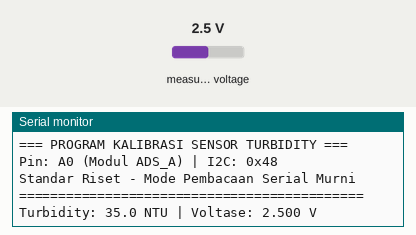
This sketch was run on a simulated ESP32. On the bench: the last lines printed to the serial monitor. The test bench sets the inputs (shaded band); at power-on: measured voltage 2.5 V.

Above: at 2.7 s.
2.8 s: measured voltage set to 0.1 V
At 4.1 s:
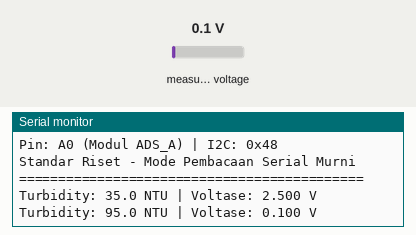
4.3 s: measured voltage set to 1.2 V
At 5.2 s:
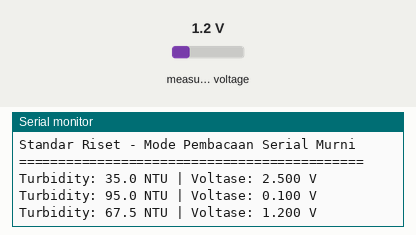
Timing chart, 0 to 7.3 s (numbered marks = the images above; inputs shaded):
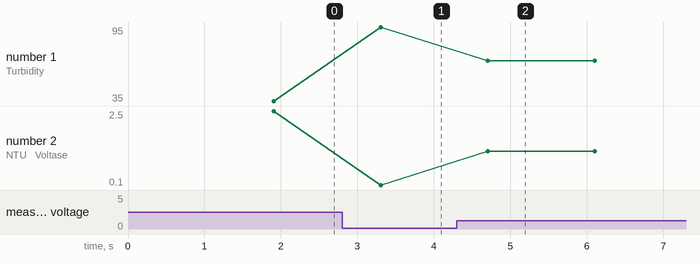

The sketch:

Turbidity.ino
```cpp
#include <Wire.h>
#include "ADS1X15.h" // Library Rob Tillaart

// ==========================================
// 1. KONFIGURASI PIN I2C ESP32
// ==========================================
#define I2C_SDA 41
#define I2C_SCL 42

// ==========================================
// 2. INISIALISASI OBJEK
// ==========================================
ADS1115 adsA(0x48); // Inisialisasi Modul ADS_A pada alamat I2C 0x48

// ==========================================
// 3. VARIABEL KALIBRASI TURBIDITY
// ==========================================
// Nilai referensi teoritis untuk air jernih absolut
const float TURB_CLEAR_V_REF = 4.336;

// Voltase aktual yang terbaca saat sensor dicelupkan ke sampel air jernih
const float TURB_REAL_V = 3.90;

// Parameter sensitivitas untuk menentukan kurva kemiringan (slope) pembacaan NTU
const float TURB_SENSITIVITY = 25.0;

// ==========================================
// 4. SETUP UTAMA
// ==========================================
void setup() {
  Serial.begin(115200);
  Wire.begin(I2C_SDA, I2C_SCL);

  adsA.begin();
  // Konfigurasi Gain 0 (+/- 6.144V) khusus untuk sensor Turbidity
  // karena tegangan referensinya bisa mendekati 4.5V.
  adsA.setGain(0);

  // Menampilkan informasi inisialisasi ke Serial Monitor
  Serial.println("\n=== PROGRAM KALIBRASI SENSOR TURBIDITY ===");
  Serial.println("Pin: A0 (Modul ADS_A) | I2C: 0x48");
  Serial.println("Standar Riset - Mode Pembacaan Serial Murni");
  Serial.println("============================================\n");

  delay(1500);
}

// ==========================================
// 5. MAIN LOOP
// ==========================================
void loop() {
  // A. Membaca tegangan analog (rata-rata dari 30 sampel)
  long sum = 0;
  for (int i = 0; i < 30; i++) {
    sum += adsA.readADC(0);
    delay(5);
  }

  // B. Konversi RAW ADC menjadi satuan Voltase
  // Pengali 0.0001875 adalah resolusi tegangan mutlak untuk Gain 0 pada ADS1115.
  float turbVolt = (sum / 30.0) * 0.0001875;

  // C. Kalkulasi kompensasi pergeseran tegangan (Offset)
  float vCalc = turbVolt + (TURB_CLEAR_V_REF - TURB_REAL_V);

  float ntuVal;

  // D. Algoritma Filter Logika dan Kalkulasi NTU
  // Pagar pembatas 1: Filter untuk kondisi air dengan tingkat kejernihan maksimal
  if (vCalc >= 4.30) {
    ntuVal = 0.0;
  }
  // Pagar pembatas 2: Filter identifikasi kondisi sensor kering di udara terbuka
  // (Karakteristik sensor menghasilkan drop voltase di kisaran 3.2V - 3.4V)
  else if (turbVolt >= 3.20 && turbVolt <= 3.40) {
    ntuVal = 0.0;
  }
  // Kalkulasi definitif nilai NTU berdasarkan tingkat sensitivitas
  else {
    ntuVal = (TURB_CLEAR_V_REF - vCalc) * TURB_SENSITIVITY;
  }

  // Memastikan tidak ada perolehan nilai negatif pada hasil akhir
  if (ntuVal < 0) {
    ntuVal = 0.0;
  }

  // E. Menampilkan hasil komputasi ke Serial Monitor (Format Single-Line)
  Serial.printf("Turbidity: %.1f NTU | Voltase: %.3f V\n", ntuVal, turbVolt);

  delay(1000);
}
```

Measured:
- after the input at 2.8 s, the serial monitor: prints a new line after 0.51 s (image 1)
- after the input at 4.3 s, the serial monitor: prints a new line after 0.41 s (image 2)
- plotted number 1: 35 → 95 after the input at 2.8 s, 95 → 67.5 after the input at 4.3 s
- plotted number 2: 2.5 → 0.1 after the input at 2.8 s, 0.1 → 1.2 after the input at 4.3 s
